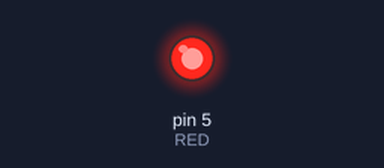
Bench run of a sketch on a simulated Arduino Uno, built with avr-gcc and run on an emulated ATmega328P. On the bench: output pins drawn as LEDs (lit = HIGH).

Above: at 0.05 s.
At 0.35 s:
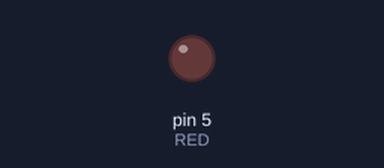
Timing chart, 0 to 3.0 s (numbered marks = the images above):
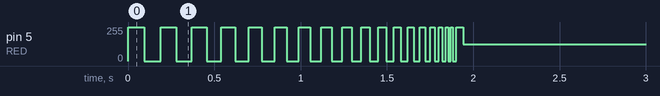

Measured:
- by itself, pin 5 (RED): repeats every 0.36 s: 0/255 0.10 s, 255/255 0.09 s, 0/255 0.09 s, 255/255 0.09 s, until it stays 126/255 from 1.9 s

The sketch:

2-2.ino
```cpp
const int RED = 5;
int i =1;

void setup() {
  Serial.begin(9600);
  pinMode(RED, OUTPUT);
}

void loop() {
  if (i<20)
  {
    digitalWrite(RED, 1);
    delay(100-5*i);
    digitalWrite(RED, 0);
    delay(100-5*i);
    i=i+1;
  }
  else
  {
    digitalWrite(RED, 1);
    delay(1);
    digitalWrite(RED, 0);
    delay(1);
  }
}

// CED 002, group 06, 2020-14247
// CED 002, group 06, 2023-14669
// CED 002, group 06, 2025-17066
```
